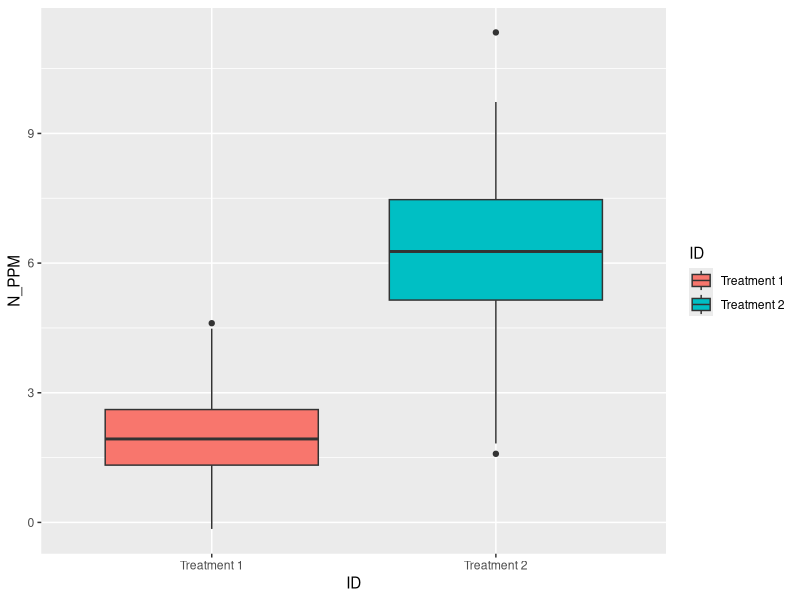

Reproduce this figure in R.
## ---- chunk 1
knitr::opts_chunk$set(echo = TRUE)
## ---- chunk 2
library(ggplot2)
## ---- chunk 3

sampleSize <- 100
meanTreatment1 <- 2
meanTreatment2 <- 6
sdTreatment1 <- 1
sdTreatment2 <- 2

treatment1 <- rnorm(n=sampleSize,
                 mean = meanTreatment1,
                 sd = sdTreatment1)

treatment2 <- rnorm(n=sampleSize,
                 mean = meanTreatment2,
                 sd = sdTreatment2)

nitrogenPPM <- c(treatment1, treatment2)

ID <- c(rep("Treatment 1", sampleSize), rep("Treatment 2", sampleSize))

## ---- chunk 4
# FUNCTION: createFakeData
# creates data frame with random normal values
# input: mean, n, and sd for 2 treatments 
# output: data frame with 2 columns labeled ID and N_PPM 
#---------

createFakeData <- function(mean1=2,mean2=6,
                       n1=100,n2=100,
                       sd1=1,sd2=2){
  
  ID <- c(rep("Treatment 1", n1), rep("Treatment 2", n2))
  
  treatment1 <- rnorm(mean=mean1,n=n1,sd=sd1)
  treatment2 <- rnorm(mean=mean2,n=n2,sd=sd2)
  
  myDF <- data.frame(ID, c(treatment1, treatment2))
  
  names(myDF) <- c("ID","N_PPM")
  return(myDF)
}
#---------

nitrogenPPMdf <- createFakeData()
## ---- chunk 5
# FUNCTION: anovaAnalysis
# ANOVA analysis for two treatments
# input: a data frame with two columns, N_PPM and ID
# output: summary of the ANOVA analysis: Sum Sq, Sum Mean Sq, F value, and p value
#--------
anovaAnalysis <- function(data = nitrogenPPMdf){
  model <- aov(N_PPM~ID, data = data)
  summary(model)
}
#--------

anovaAnalysis()
## ---- chunk 6
# FUNCTION: anovaBoxplot
# creates boxplot of data to compare means
# input: a data frame with two columns, N_PPM and ID
# output: ggplot boxplot
#--------

anovaBoxplot <- function(data=nitrogenPPMdf){
ggplot(data=data,
       mapping = aes(x=ID, y=N_PPM, fill=ID)) + 
    geom_boxplot()
}

anovaBoxplot()

## ---- chunk 7
nitrogenPPMdf <- createFakeData(mean1 = 3.75)
anovaAnalysis()

nitrogenPPMdf <- createFakeData(mean1 = 6)
anovaAnalysis()

nitrogenPPMdf <- createFakeData(mean1 = 1)
anovaAnalysis()

nitrogenPPMdf <- createFakeData(mean1 = 5.7)
anovaAnalysis()

## ---- chunk 8
nitrogenPPMdf <- createFakeData(n1 = 15,
                                n2 = 15)
anovaAnalysis()

nitrogenPPMdf <- createFakeData(n1 = 10,
                                n2 = 10)
anovaAnalysis()

nitrogenPPMdf <- createFakeData(n1 = 3,
                                n2 = 3)
anovaAnalysis()


nitrogenPPMdf <- createFakeData(n1 = 2,
                                n2 = 2)
anovaAnalysis()
